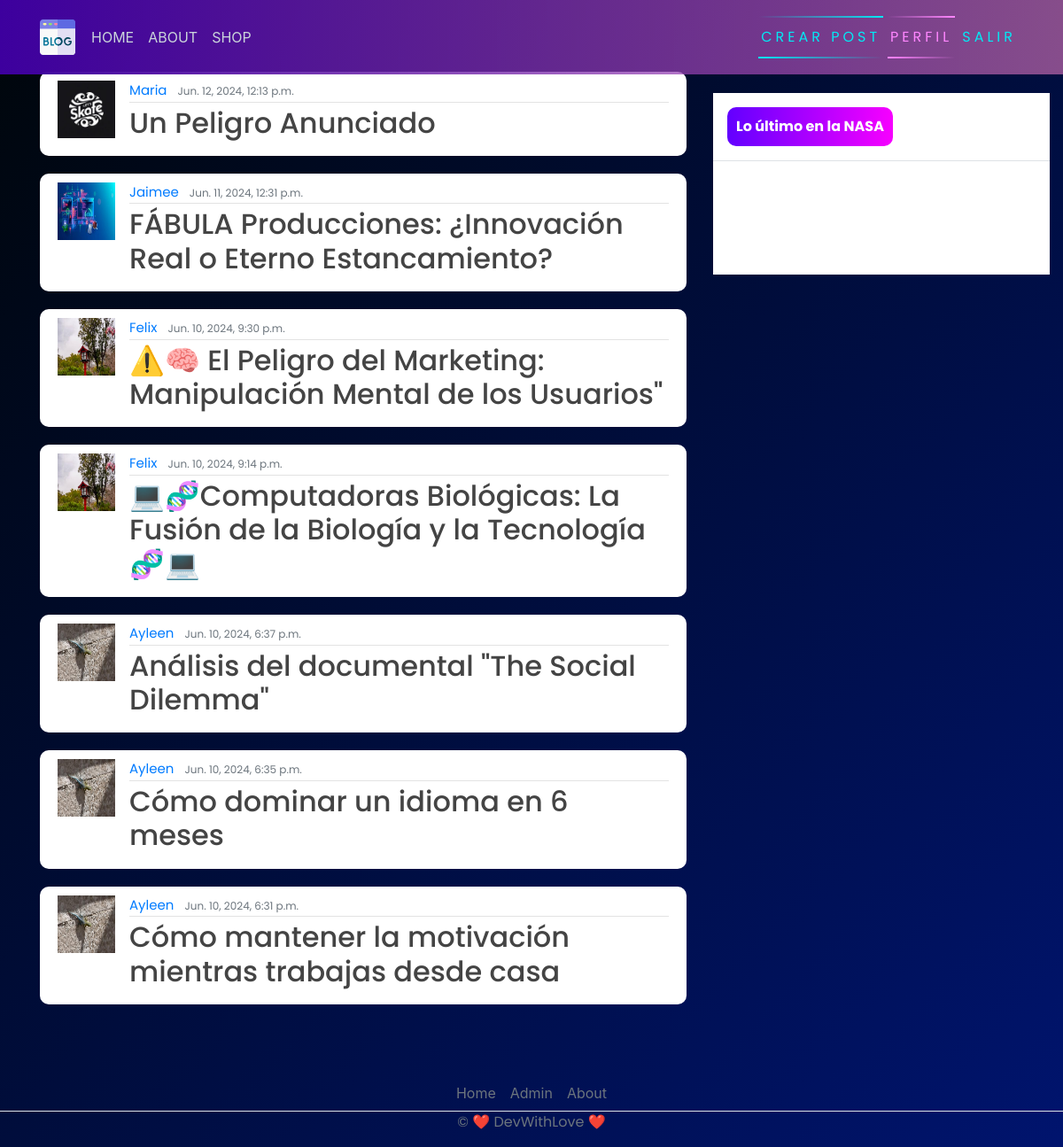
The page / (signed in) on the database its author committed.
### blog/models.py (models this page shows, shortened)
class Post(models.Model):
    title = models.CharField(max_length=200)
    content = models.TextField()
    date_posted = models.DateTimeField(default=timezone.now)
    author = models.ForeignKey(User, on_delete=models.CASCADE)

### users/models.py (models this page shows, shortened)
class Profile(models.Model):
    user = models.OneToOneField(User, on_delete=models.CASCADE)
    image = models.ImageField(default='default.jpg', upload_to='profile_pics')

### blog/views.py (the view)
# urls.py: path('', PostListView.as_view(), name="blog-home"),
class PostListView(LoginRequiredMixin, ListView):
    model = Post
    template_name = 'blog/home.html'
    context_object_name = 'posts'
    ordering = ["-date_posted"]

### blog/templates/blog/home.html
{% extends 'blog/base.html' %}
{% block content %}
{% for posts in posts %}
<article class="media content-section">
  <img class="rounded-cirlce article-img" src="{{ posts.author.profile.image.url }} "alt=""/>
  <div class="media-body">
    <div class="article-metadata">
      <a class="mr-2" href="#">{{ posts.author }}</a>
      <small class="text-muted">{{ posts.date_posted }}</small>
    </div>
    <h2>
      <a class="article-title" href="{% url 'blog-detail' posts.id %}"
        >{{ posts.title }}
      </a>
    </h2>
  </div>
  <br />
</article>
{% endfor %}
{% endblock content %}

### blog/templates/blog/base.html (shortened to what this page needs)
{% load static %}
<!DOCTYPE html>
<html>
  <head>
    <link
      rel="stylesheet"
      href="https://maxcdn.bootstrapcdn.com/bootstrap/4.0.0/css/bootstrap.min.css"
    />
    <link rel="stylesheet" href="{% static 'blog/main.css' %}" />
  </head>
  <body>
    <header class="site-header">
      <nav class="navbar navbar-expand-md navbar-dark bg-steel fixed-top">
        <div class="container">
          <div class="collapse navbar-collapse" id="navbarToggle">
            <div class="navbar-nav mr-auto">
              {% if user.is_authenticated %}
              <a class="nav-item nav-link" href="{% url 'blog-home' %}">HOME</a>
              <a class="nav-item nav-link" href="{% url 'blog-about' %}"
                >ABOUT</a
              >
              <a class="nav-item nav-link" href="{% url 'shop' %}">SHOP</a>
            </div>
            <div class="navbar-nav">
              <a href="{% url 'blog-new' %}" id="auth-links">
                <span></span>
                <span></span>
                Crear Post
              </a>
              <a href="{% url 'profile' %}" id="auth-links">
                <span></span>
                <span></span>
                Perfil
              </a>
              <a href="{% url 'login' %}" id="auth-links"> Salir </a>
              {% endif %}
            </div>
          </div>
        </div>
      </nav>
    </header>
    <main role="main" class="container">
      <div class="row">
        <div class="col-md-8">
        </div>
        <div class="col-md-8">{% block content %}{% endblock %}</div>
        {% block conditional_content %}
        <div class="col-md-4">
          <div class="content-sectionw">
            <br />
              <div class="d-flex flex-column align-items-stretch flex-shrink-0 bg-white" style="width: 380px" style="padding-top: 120px">
                <a id="list-group" style="text-decoration: none" href="" class="d-flex align-items-center flex-shrink-0 p-3 link-dark text-decoration-none border-bottom" data-bs-toggle="popover" title="Aquí se muestran las últimas publicaciones hechas por aficionados del COSMOS"><span class="fs-5 fw-semibold" id="gist-btn">Lo último en la NASA </span> </a>
                <div class="container">
                  <h3 id="titulo" class="pt-5 text-center"></h3>
                  <p id="descripcion" class="lead pt-5"></p>
                </div>
              </div>
          </div>
        </div>
        {% endblock %}
      </div>
    </main>
  </body>
</html>

### blog/static/blog/main.css (style rules this page uses)
body { background-color: rgb(56, 56, 56); background: linear-gradient(to bottom right, #00060a, #00146e); margin-top: 5rem; background-size: contain; background-repeat: no-repeat; flex-direction: column; height: 100%; display: flex; }
h1, h2, h3, h4, h5, h6, p { color: #444444; font-family: "Poppins", sans-serif; }
.bg-steel { background: linear-gradient( 270deg, rgba(233, 125, 197, 0.575) 0%, rgb(61, 0, 158) 100% ); }
.site-header .navbar-nav .nav-link { color: #cbd5db; }
.content-section { background: #ffffff; padding: 10px 20px; border-radius: 10px; margin-bottom: 20px; }
.article-title { color: #444444; }
.article-img { height: 65px; width: 65px; margin-right: 16px; }
.article-metadata { font-family: "Poppins", sans-serif; padding-bottom: 1px; margin-bottom: 4px; font-size: 15px; border-bottom: 1px solid #e3e3e3; }
svg { width: 50px; height: 50px; }
#auth-links { font-family: "Poppins", sans-serif; position: relative; display: inline-block; padding: 12px 3px; margin: 10px 0; color: #03e9f4; text-decoration: none; text-transform: uppercase; transition: 0.5s; letter-spacing: 4px; overflow: hidden; margin-right: 5px; }
#auth-links:nth-child(2) { filter: hue-rotate(110deg); }
#auth-links span { position: absolute; display: block; }
#auth-links span:nth-child(1) { top: 0; left: 0; width: 100%; height: 2px; background: linear-gradient(90deg, transparent, #03e9f4); animation: animate1 3s linear infinite; }
#auth-links span:nth-child(3) { bottom: 0; right: 0; width: 100%; height: 2px; background: linear-gradient(270deg, transparent, #03e9f4); animation: animate3 3s linear infinite; animation-delay: 1.5s; }
#gist-btn { color: black; background: linear-gradient( 270deg, rgb(247, 0, 255) 0%, rgb(98, 0, 255) 100% ); padding: 10px; color: white; font-family: "Poppins", sans-serif; font-weight: bold; border-radius: 10px; }

### rows shown on the page
Post: author.profile.image (picture), author "Maria", date_posted "Jun. 12, 2024, 12:13 p.m.", title "Un Peligro Anunciado"
Post: author.profile.image (picture), author "Jaimee", date_posted "Jun. 11, 2024, 12:31 p.m.", title "FÁBULA Producciones: ¿Innovación Real o Eterno Estancamiento?"
Post: author.profile.image (picture), author "Felix", date_posted "Jun. 10, 2024, 9:30 p.m.", title "⚠️🧠 El Peligro del Marketing: Manipulación Mental de los Usuarios\""
Post: author.profile.image (picture), author "Felix", date_posted "Jun. 10, 2024, 9:14 p.m.", title "💻🧬Computadoras Biológicas: La Fusión de la Biología y la Tecnología🧬💻"
Post: author.profile.image (picture), author "Ayleen", date_posted "Jun. 10, 2024, 6:37 p.m.", title "Análisis del documental \"The Social Dilemma\""
Post: author.profile.image (picture), author "Ayleen", date_posted "Jun. 10, 2024, 6:35 p.m.", title "Cómo dominar un idioma en 6 meses"
Post: author.profile.image (picture), author "Ayleen", date_posted "Jun. 10, 2024, 6:31 p.m.", title "Cómo mantener la motivación mientras trabajas desde casa"
